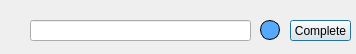
<?xml version="1.0" encoding="UTF-8"?>
<ui version="4.0">
 <class>Scan</class>
 <widget class="QDialog" name="Scan">
  <property name="geometry">
   <rect>
    <x>0</x>
    <y>0</y>
    <width>356</width>
    <height>54</height>
   </rect>
  </property>
  <property name="windowTitle">
   <string>Dialog</string>
  </property>
  <property name="windowIcon">
   <iconset resource="../Qss/icons/_icons.qrc">
    <normaloff>:/feather/icons/feather/user.png</normaloff>:/feather/icons/feather/user.png</iconset>
  </property>
  <widget class="QLineEdit" name="UserID">
   <property name="geometry">
    <rect>
     <x>30</x>
     <y>20</y>
     <width>221</width>
     <height>21</height>
    </rect>
   </property>
   <property name="text">
    <string/>
   </property>
  </widget>
  <widget class="QPushButton" name="confirm">
   <property name="geometry">
    <rect>
     <x>290</x>
     <y>20</y>
     <width>61</width>
     <height>21</height>
    </rect>
   </property>
   <property name="cursor">
    <cursorShape>PointingHandCursor</cursorShape>
   </property>
   <property name="text">
    <string>Complete</string>
   </property>
  </widget>
  <widget class="QPushButton" name="Refresh_scan">
   <property name="geometry">
    <rect>
     <x>260</x>
     <y>20</y>
     <width>20</width>
     <height>20</height>
    </rect>
   </property>
   <property name="font">
    <font>
     <pointsize>7</pointsize>
     <italic>true</italic>
     <bold>false</bold>
    </font>
   </property>
   <property name="cursor">
    <cursorShape>PointingHandCursor</cursorShape>
   </property>
   <property name="styleSheet">
    <string notr="true">border-radius: 10px;
background-color: rgb(85, 170, 255);
border: 1px solid black;</string>
   </property>
   <property name="text">
    <string/>
   </property>
   <property name="icon">
    <iconset resource="../Qss/icons/_icons.qrc">
     <normaloff>:/feather/icons/feather/refresh-ccw.png</normaloff>:/feather/icons/feather/refresh-ccw.png</iconset>
   </property>
  </widget>
 </widget>
 <resources>
  <include location="../Qss/icons/_icons.qrc"/>
 </resources>
 <connections/>
</ui>
